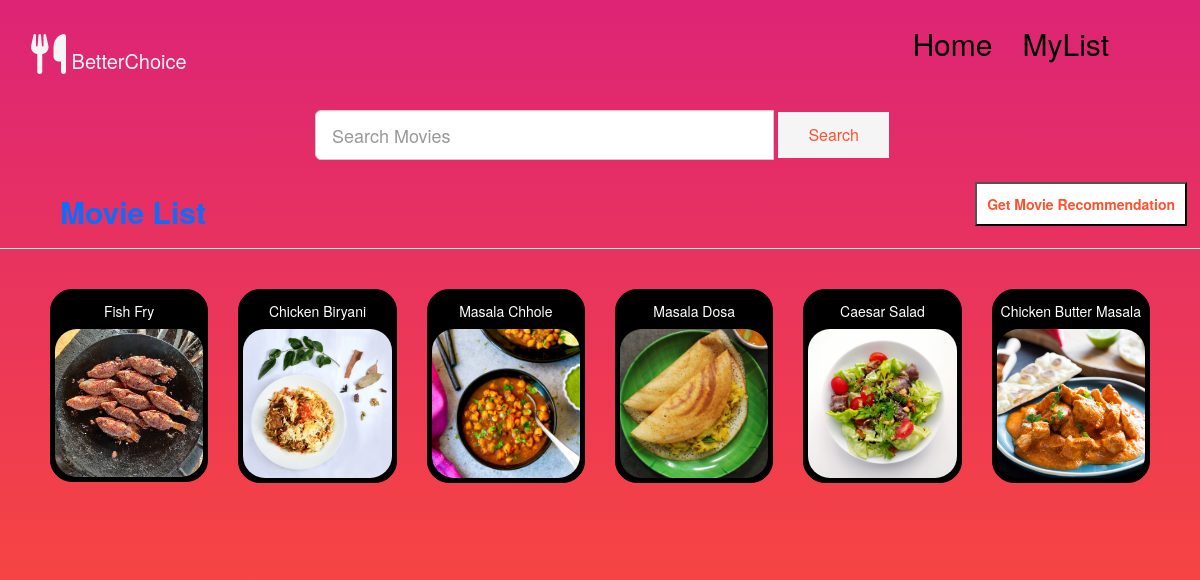
The page /recommend/food/ on the database its author committed.
### recommend/models.py (models this page shows, shortened)
class Food(models.Model):
    title = models.CharField(max_length=200)
    genre = models.CharField(max_length=100)
    movie_logo = models.FileField()

### recommend/views.py (the view)
# urls.py: path('food/', views.food, name='food'),
def food(request):
    movies = Food.objects.all()
    query = request.GET.get('q')
    if query:
        movies = Food.objects.filter(Q(title__icontains=query)).distinct()
        return render(request, 'recommendfood/list.html', {'movies': movies})
    return render(request, 'recommendfood/list.html', {'movies': movies})

### food/templates/recommendfood/list.html (shortened to what this page needs)
{% extends 'recommend/base.html'%}
{% block body %}
{% if not request.user.is_authenticated %}
    <br>
{% else %}
    {% comment %} <center style="color:#fff"><h2>Welcome {{user.username}}!!</h2></center> {% endcomment %}
{% endif %}
<div class="container" >
    <div class="col-xs-6 col-xs-offset-3">
    	<form class="form-horizontal" role="search" method="get" action=''>
            <div class="form-group">
                <div class="input-group">
                    <input type="text" class="form-control input-lg " name="q" value="{{ request.GET.q }}" placeholder= "Search Movies "/>
                    <span class='input-group-btn'>
                        <button class='button1' type='submit'>Search</button>
                    </span>
                </div>
            </div>
        </form>
    </div>
 </div>
<p style="text-align:left;">
    <span style="float:right;">
        <a href="{% url 'recommend' %}" class="btn"><button style="color:#ff512f;background-color:white;padding:10px"> <b> Get Movie Recommendation <b> </button></a>
    <h2>Movie List</h2>
    </span>
</p>
<hr>
<br>
    <div class="row" >
            {% if movies %}
            {% for movie in movies %}
                <div class="col-sm-2 col-md-2">
                    <div class="thumbnail" style="border-radius: 22px 22px 22px 22px;">
                        <center><h5>{{movie.title}}</h5></center>
                        <a href="{% url 'detail' movie.id %}">
                            <img src="{{ movie.movie_logo.url}}" class="img-responsive" style="border-radius: 22px 22px 22px 22px;">
                        </a>
                    </div>
                </div>
                {% endfor %}
                {% endif %}
        </div>
{% endblock %}

### recommend/static/recommend/css/base.css (style rules this page uses)
h2 { margin-left: 60px; }
* { margin: 0; }
html, body { height: 100%; color: rgb(14, 108, 250); }

### recommend/static/recommend/css/base1.css (style rules this page uses)
:root { --Snigle-font: "Sniglet", cursive; --Rubik: "Rubik", cursive; --Patua: "Patua One", cursive; --Lobster: "Lobster", cursive; --light-black: #2e2c2caf; --bggradient: linear-gradient( to bottom, #dd2476,#ff512f); --light-gray: rgba(255,255,255,0,0.877); }
body { background: #dd2476; background: var(--bggradient); }
.button1 { background-color: whitesmoke; border: none; color: #ff512f; padding: 12px 30px; text-align: center; text-decoration: none; display: inline-block; font-size: 16px; margin: -4px -4px; cursor: pointer; margin-left:4px; }

### rows shown on the page
Food: title "Fish Fry", movie_logo (picture)
Food: title "Chicken Biryani", movie_logo (picture)
Food: title "Masala Chhole", movie_logo (picture)
Food: title "Masala Dosa", movie_logo (picture)
Food: title "Caesar Salad", movie_logo (picture)
Food: title "Chicken Butter Masala", movie_logo (picture)
